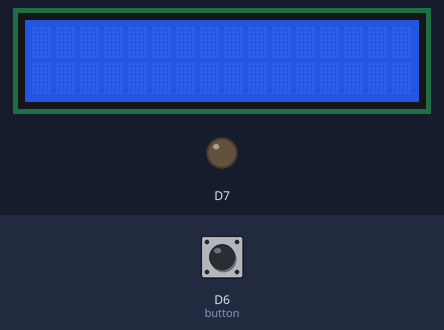
Bench run of a sketch on a simulated ESP8266 (NodeMCU). On the bench: 16×2 character LCD, output pins drawn as LEDs (lit = HIGH). The test bench sets the inputs (shaded band); at power-on: D6 (button) LOW. WiFi joins after 1.5 s; servers stay silent unless stated; what the sketch prints to the serial monitor is not drawn.

Above: at 2.9 s.
3.0 s: D6 (button) pulled HIGH for 0.15 s
At 3.9 s:
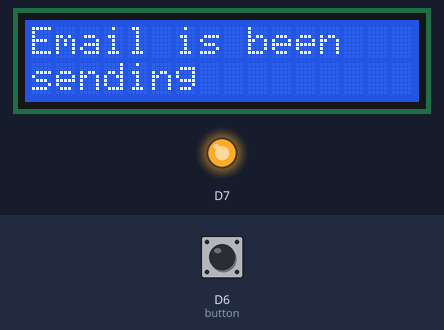
6.1 s: D6 (button) pulled HIGH for 1 s
At 8.2 s:
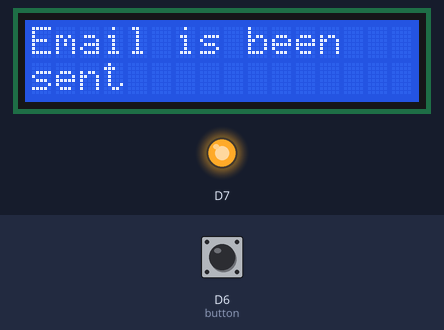
9.8 s: D6 (button) pulled HIGH for 3.2 s
At 13.9 s:
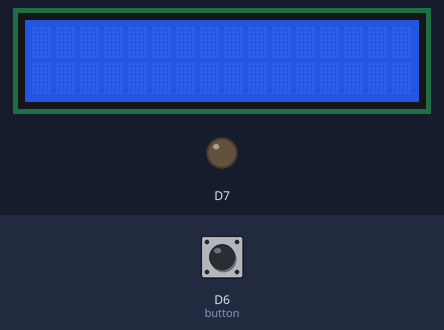
Timing chart, 0 to 15.4 s (numbered marks = the images above; inputs shaded):
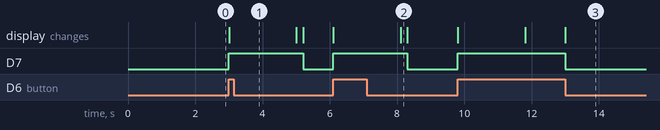

Measured:
- after the input at 3.0 s, D7: LOW → HIGH at once, → LOW 2.2 s later; the display: changes at once (image 1)
- after the input at 6.1 s, D7: LOW → HIGH at once, → LOW 2.2 s later; the display: first changes at once (image 2 shows a later state)
- after the input at 9.8 s, D7: LOW → HIGH at once, → LOW 3.2 s later; the display: first changes at once (image 3 shows a later state)

The sketch:

ESP1_main.ino
```cpp
// (licence header left out)
// This example shows how to send html message.

/** Note for library update from v2.x.x to v3.x.x.
 *
 *  Struct data names changed
 *
 * "ESP_Mail_Session" changes to "Session_Config"
 * "IMAP_Config" changes to "IMAP_Data"
 *
 * Changes in the examples
 *
 * ESP_Mail_Session session;
 * to
 * Session_Config config;
 *
 * IMAP_Config config;
 * to
 * IMAP_Data imap_data;
 */
#include <ezButton.h>
#include <Arduino.h>
#if defined(ESP32) || defined(ARDUINO_RASPBERRY_PI_PICO_W)
#include <WiFi.h>
#elif defined(ESP8266)
#include <ESP8266WiFi.h>
#elif __has_include(<WiFiNINA.h>)
#include <WiFiNINA.h>
#elif __has_include(<WiFi101.h>)
#include <WiFi101.h>
#elif __has_include(<WiFiS3.h>)
#include <WiFiS3.h>
#endif
#include <LiquidCrystal.h>

WiFiClient TCPclient;

// Creates an LCD object. Parameters: (rs, enable, d4, d5, d6, d7)
LiquidCrystal lcd(D8, D5, D4, D3, D2, D1);

#include <ESP_Mail_Client.h>

#define WIFI_SSID "Utsav-PC"
#define WIFI_PASSWORD "utsavbansal"

const char* ssid = "Utsav-PC";     // CHANGE TO YOUR WIFI SSID
const char* password = "utsavbansal"; // CHANGE TO YOUR WIFI PASSWORD
const char* serverAddress = "192.168.137.223"; // CHANGE TO ESP32#2'S IP ADDRESS
const int serverPort = 4080;
ezButton button(D6); // create ezButton

/** For Gmail, the app password will be used for log in
 *  Check out https://github.com/mobizt/ESP-Mail-Client#gmail-smtp-and-imap-required-app-passwords-to-sign-in
 *
 * For Yahoo mail, log in to your yahoo mail in web browser and generate app password by go to
 * https://login.yahoo.com/account/security/app-passwords/add/confirm?src=noSrc
 *
 * To use Gmai and Yahoo's App Password to sign in, define the AUTHOR_PASSWORD with your App Password
 * and AUTHOR_EMAIL with your account email.
 */

/** The smtp host name e.g. smtp.gmail.com for GMail or smtp.office365.com for Outlook or smtp.mail.yahoo.com */
#define SMTP_HOST "smtp.gmail.com"

/** The smtp port e.g.
 * 25  or esp_mail_smtp_port_25
 * 465 or esp_mail_smtp_port_465
 * 587 or esp_mail_smtp_port_587
 */
#define SMTP_PORT 465

/* The log in credentials */
#define AUTHOR_EMAIL "alerts.iitgoa@gmail.com"
#define AUTHOR_PASSWORD "ksnpkfsesgcicvlz"

/* Recipient email address */
//#define RECIPIENT_EMAIL "fanfukra31@gmail.com"
//String RECIPIENT_EMAIL[2][2] = {{"Security Office","fanfukra31@gmail.com"},{"Utsav","text@abcd.xyz"}};
String RECIPIENT_EMAIL[2][2] = {{"Security Office","utsavbansal75@gmail.com"},{"Utsav","fanfukra31@gmail.com"}};

/* Declare the global used SMTPSession object for SMTP transport */
SMTPSession smtp;

/* Callback function to get the Email sending status */
void smtpCallback(SMTP_Status status);

#if defined(ARDUINO_RASPBERRY_PI_PICO_W)
WiFiMulti multi;
#endif

void setup()
{
  pinMode(D7,OUTPUT);
  pinMode(D6,INPUT);
  lcd.begin(16, 2);
  lcd.clear();

  Serial.begin(115200);

#if defined(ARDUINO_ARCH_SAMD)
  while (!Serial)
    ;
#endif

  Serial.println();

#if defined(ARDUINO_RASPBERRY_PI_PICO_W)
  multi.addAP(WIFI_SSID, WIFI_PASSWORD);
  multi.run();
#else
  WiFi.begin(WIFI_SSID, WIFI_PASSWORD);
#endif

  Serial.print("Connecting to Wi-Fi");

#if defined(ARDUINO_RASPBERRY_PI_PICO_W)
  unsigned long ms = millis();
#endif

  while (WiFi.status() != WL_CONNECTED)
  {
    Serial.print(".");
    delay(300);
#if defined(ARDUINO_RASPBERRY_PI_PICO_W)
    if (millis() - ms > 10000)
      break;
#endif
  }
  Serial.println();
  Serial.print("Connected with IP: ");
  Serial.println(WiFi.localIP());
  Serial.println();

  if (TCPclient.connect(serverAddress, serverPort)) {
    Serial.println("Connected to TCP server");
  } else {
    Serial.println("Failed to connect to TCP server");
  }


}


  /** The html text message character set e.g.
   * us-ascii
   * utf-8
   * utf-7
   * The default value is utf-8
   */

  /** The content transfer encoding e.g.
   * enc_7bit or "7bit" (not encoded)
   * enc_qp or "quoted-printable" (encoded)
   * enc_base64 or "base64" (encoded)
   * enc_binary or "binary" (not encoded)
   * enc_8bit or "8bit" (not encoded)
   * The default value is "7bit"
   */

  /** The message priority
   * esp_mail_smtp_priority_high or 1
   * esp_mail_smtp_priority_normal or 3
   * esp_mail_smtp_priority_low or 5
   * The default value is esp_mail_smtp_priority_low
   */

  /** The Delivery Status Notifications e.g.
   * esp_mail_smtp_notify_never
   * esp_mail_smtp_notify_success
   * esp_mail_smtp_notify_failure
   * esp_mail_smtp_notify_delay
   * The default value is esp_mail_smtp_notify_never
   */
  // message.response.notify = esp_mail_smtp_notify_success | esp_mail_smtp_notify_failure | esp_mail_smtp_notify_delay;

  /* Set the custom message header */


  /* Set the TCP response read timeout in seconds */
  // smtp.setTCPTimeout(10);

  /* Connect to the server */

int switch_status_old = 0;
void loop()
{

  if (!TCPclient.connected()) {
    Serial.println("Connection is disconnected");
    TCPclient.stop();

    // reconnect to TCP server (Arduino #2)
    if (TCPclient.connect(serverAddress, serverPort)) {
      Serial.println("Reconnected to TCP server");
    } else {
      Serial.println("Failed to reconnect to TCP server");
    }
  }

//Serial.println("value of D6");
//Serial.println(digitalRead(D6));
//Serial.println("Yes");

  if(digitalRead(D6)==1){
    TCPclient.write('1');
    TCPclient.flush();
    //Serial.println("- The button is pressed, sent command: 1");

    digitalWrite(D7,HIGH);
    if (switch_status_old == 0){
      switch_status_old = 1;
      Serial.println("hello");
      sendEmail();
    }

  }
  else{

    TCPclient.write('0');
    TCPclient.flush();
    //Serial.println("- The button is released, sent command: 0");

    if (switch_status_old == 1){
      switch_status_old = 0;
    }
    digitalWrite(D7,LOW);
    lcd.clear();
    }
}

/* Callback function to get the Email sending status */
void smtpCallback(SMTP_Status status)
{
  /* Print the current status */
  Serial.println(status.info());

  /* Print the sending result */
  if (status.success())
  {
    // MailClient.printf used in the examples is for format printing via debug Serial port
    // that works for all supported Arduino platform SDKs e.g. SAMD, ESP32 and ESP8266.
    // In ESP8266 and ESP32, you can use Serial.printf directly.

    Serial.println("----------------");
    MailClient.printf("Message sent success: %d\n", status.completedCount());
    MailClient.printf("Message sent failed: %d\n", status.failedCount());
    Serial.println("----------------\n");

    for (size_t i = 0; i < smtp.sendingResult.size(); i++)
    {
      /* Get the result item */
      SMTP_Result result = smtp.sendingResult.getItem(i);

      // In case, ESP32, ESP8266 and SAMD device, the timestamp get from result.timestamp should be valid if
      // your device time was synched with NTP server.
      // Other devices may show invalid timestamp as the device time was not set i.e. it will show Jan 1, 1970.
      // You can call smtp.setSystemTime(xxx) to set device time manually. Where xxx is timestamp (seconds since Jan 1, 1970)

      MailClient.printf("Message No: %d\n", i + 1);
      MailClient.printf("Status: %s\n", result.completed ? "success" : "failed");
      MailClient.printf("Date/Time: %s\n", MailClient.Time.getDateTimeString(result.timestamp, "%B %d, %Y %H:%M:%S").c_str());
      MailClient.printf("Recipient: %s\n", result.recipients.c_str());
      MailClient.printf("Subject: %s\n", result.subject.c_str());
    }
    Serial.println("----------------\n");

    // You need to clear sending result as the memory usage will grow up.
    smtp.sendingResult.clear();
  }
}

void sendEmail() {

  lcd.print("Email is been");
  lcd.setCursor(0, 1);
  lcd.print("sending");
  /*  Set the network reconnection option */
  MailClient.networkReconnect(true);

  // The WiFi credentials are required for Pico W
  // due to it does not have reconnect feature.
#if defined(ARDUINO_RASPBERRY_PI_PICO_W)
  MailClient.clearAP();
  MailClient.addAP(WIFI_SSID, WIFI_PASSWORD);
#endif

  /** Enable the debug via Serial port
   * 0 for no debugging
   * 1 for basic level debugging
   *
   * Debug port can be changed via ESP_MAIL_DEFAULT_DEBUG_PORT in ESP_Mail_FS.h
   */


  for (int i = 0; i < sizeof(RECIPIENT_EMAIL) / sizeof(RECIPIENT_EMAIL[0]); i++) {
    smtp.debug(1);

    /* Set the callback function to get the sending results */
    smtp.callback(smtpCallback);

    /* Declare the Session_Config for user defined session credentials */
    Session_Config config;

    /* Set the session config */
    config.server.host_name = SMTP_HOST;
    config.server.port = SMTP_PORT;
    config.login.email = AUTHOR_EMAIL;
    config.login.password = AUTHOR_PASSWORD;

    /** Assign your host name or you public IPv4 or IPv6 only
    * as this is the part of EHLO/HELO command to identify the client system
    * to prevent connection rejection.
    * If host name or public IP is not available, ignore this or
    * use loopback address "127.0.0.1".
    *
    * Assign any text to this option may cause the connection rejection.
    */
    config.login.user_domain = F("127.0.0.1");

    /*
    Set the NTP config time
    For times east of the Prime Meridian use 0-12
    For times west of the Prime Meridian add 12 to the offset.
    Ex. American/Denver GMT would be -6. 6 + 12 = 18
    See https://en.wikipedia.org/wiki/Time_zone for a list of the GMT/UTC timezone offsets
    */
    config.time.ntp_server = F("pool.ntp.org,time.nist.gov");
    config.time.gmt_offset = 3;
    config.time.day_light_offset = 0;

    /* The full message sending logs can now save to file */
    /* Since v3.0.4, the sent logs stored in smtp.sendingResult will store only the latest message logs */
    // config.sentLogs.filename = "/path/to/log/file";
    // config.sentLogs.storage_type = esp_mail_file_storage_type_flash;


    /* Set the message headers */
    /* Declare the message class */
    SMTP_Message message;
    message.sender.name = F("Emergency Alerts IIT Goa");
    message.sender.email = AUTHOR_EMAIL;
    message.subject = F("Emergency in Lab 1");
    message.addRecipient(RECIPIENT_EMAIL[i][0], RECIPIENT_EMAIL[i][1]);

    //String htmlMsg = "<p>Hi! there is an <span style=\"color:#ff0000;\">Emergency in the Lab 1</span></p><p>The message was sent via ESP device.</p>";
    String htmlMsg = "<p>This mail is to inform you that there is an <span style=\"color:#ff0000;\"><b>Emergency</b></span> in the <b>Lab 1</b></p><p>Please provide help as soon as possible</p><p style=\"color: gray;\"><em>Please note that this is computer generated mail<br>Don't reply back.</em></p>";
    message.html.content = htmlMsg;
    message.html.charSet = F("us-ascii");
    message.html.transfer_encoding = Content_Transfer_Encoding::enc_7bit;
    message.priority = esp_mail_smtp_priority::esp_mail_smtp_priority_low;
    message.addHeader(F("Message-ID: alerts.iitgoa@gmail.com>"));

    if (!smtp.connect(&config))
    {
      MailClient.printf("Connection error, Status Code: %d, Error Code: %d, Reason: %s\n", smtp.statusCode(), smtp.errorCode(), smtp.errorReason().c_str());
      return;
    }

    if (!smtp.isLoggedIn())
    {
      Serial.println("Error, Not yet logged in.");
    }
    else
    {
      if (smtp.isAuthenticated())
        Serial.println("Successfully logged in.");
      else
        Serial.println("Connected with no Auth.");
    }

    /* Start sending Email and close the session */
    if (!MailClient.sendMail(&smtp, &message))
      MailClient.printf("Error, Status Code: %d, Error Code: %d, Reason: %s\n", smtp.statusCode(), smtp.errorCode(), smtp.errorReason().c_str());

    // to clear sending result log
    // smtp.sendingResult.clear();

    MailClient.printf("Free Heap: %d\n", MailClient.getFreeHeap());
  }
  lcd.clear();
  lcd.print("Email is been");
  lcd.setCursor(0, 1);
  lcd.print("sent");
}
```
